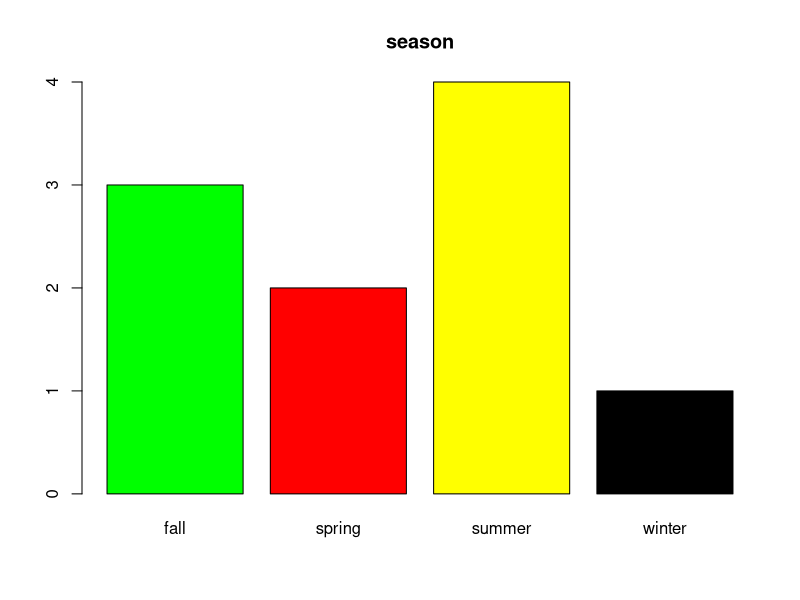
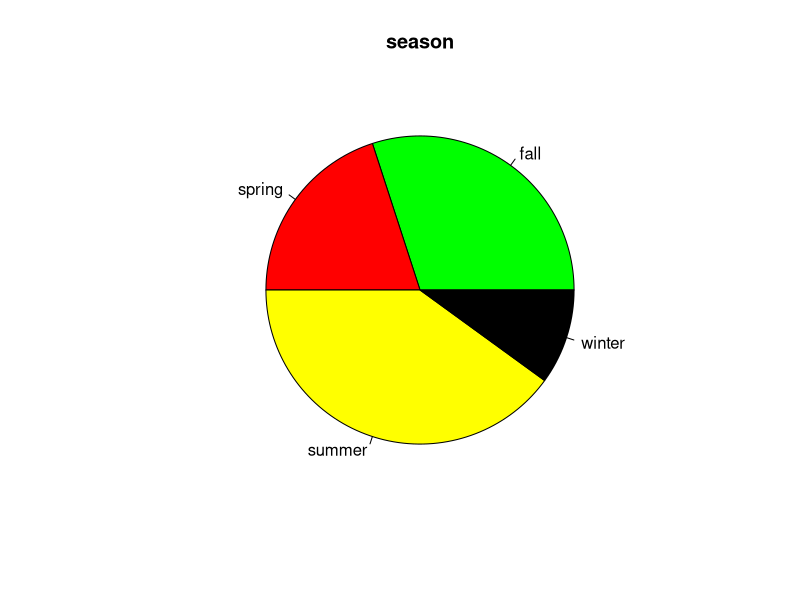
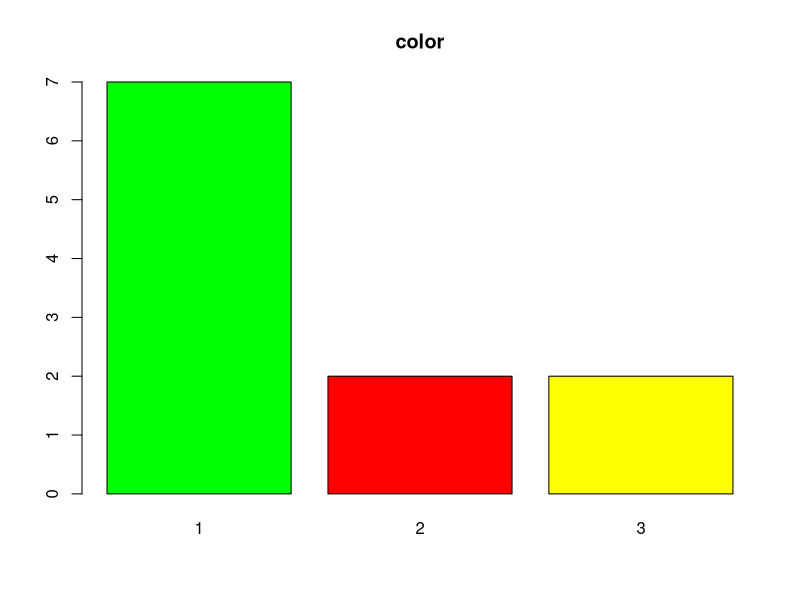
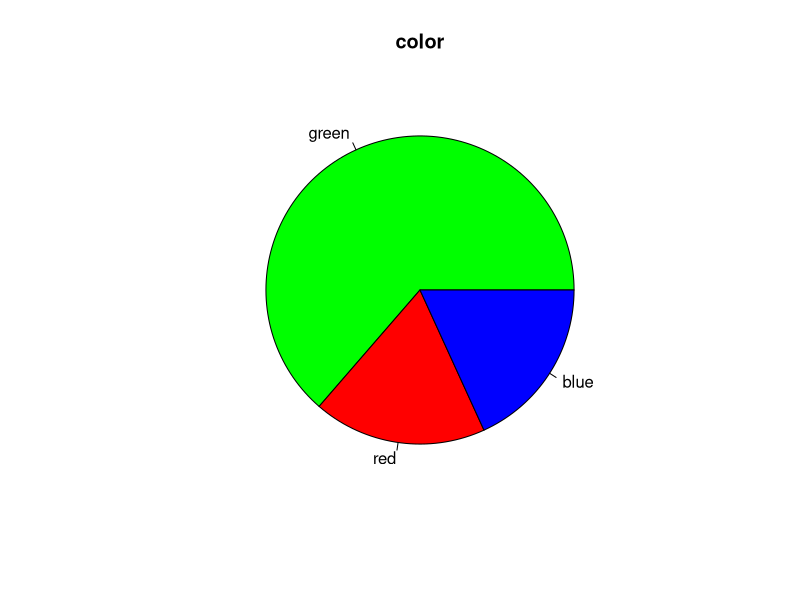
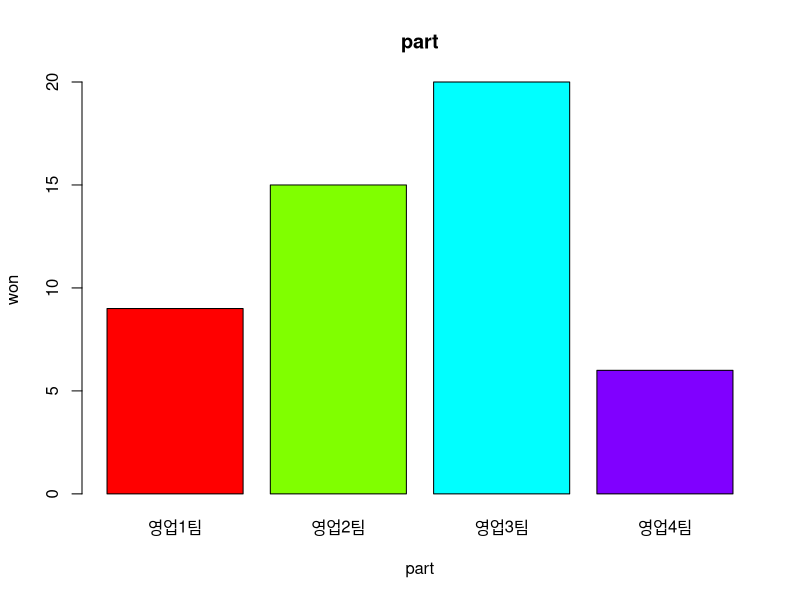
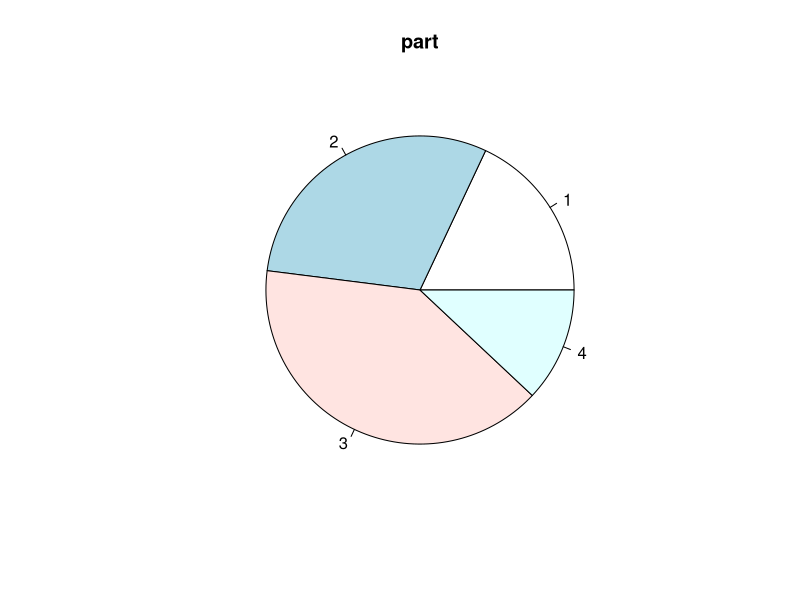
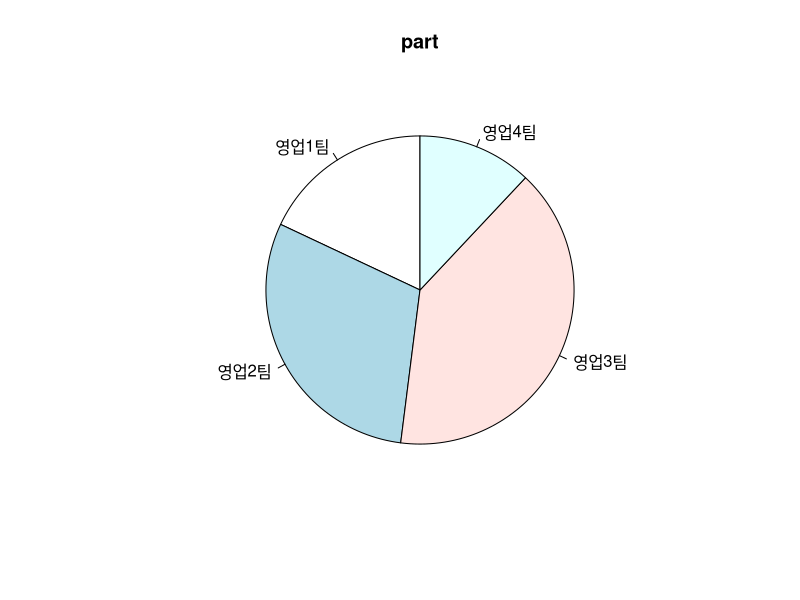
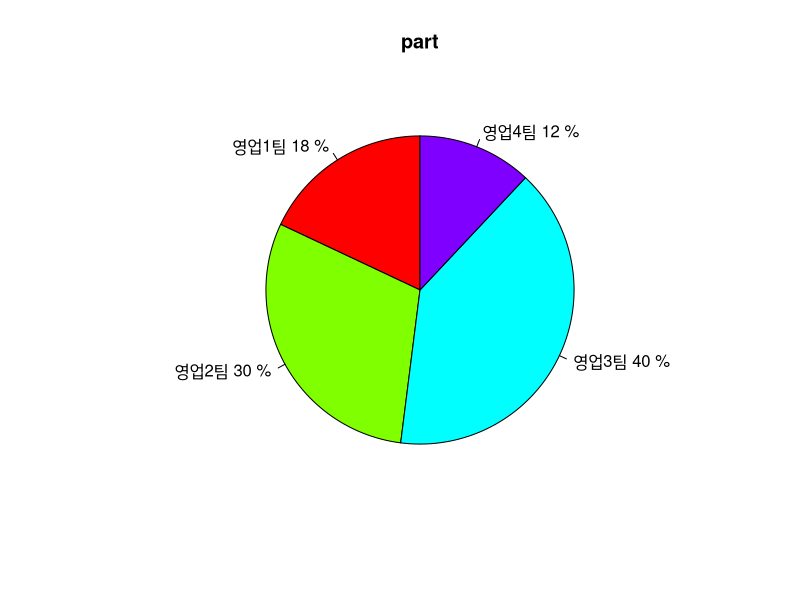

Write R code to recreate these figures, in order.
favorite<-c('winter','summer','spring','summer','summer','spring','fall','fall','summer','fall')
class(favorite)
length(favorite)
table(favorite)
table(favorite)/length(favorite)

ds<-table(favorite)
class(ds)
str(ds)
ds

c<-c('green','red','yellow','black')
barplot(ds,main='season',col=c)

pie(ds,main='season',col=c)

favoriatecolor<-c(2,3,1,1,1,3,1,1,1,2,1)
length(favoriatecolor)
favoriatecolor
ds<-table(favoriatecolor)
class(ds)

barplot(ds,main='color',col=c)
c <- c('green','red','blue')

names(ds)<-c
ds
pie(ds,main='color',col=c)

height<-c(9,15,20,6)
name<-c('영업1팀','영업2팀','영업3팀','영업4팀')
barplot(height,names.arg=name,main='part',col=rainbow(length(height)),xlab='part',ylab='won')


x<-c(9,15,20,6)
label<-c('영업1팀','영업2팀','영업3팀','영업4팀')
pie(height,main='part')

pie(x,init.angle=90,labels=label,main='part')
pct<-round(x/sum(x)*100)
pct

label<-paste(label,pct)
label<-paste(label,'%')
pie(x,init.angle=90,labels=label,col=rainbow(length(x)),main='part')
